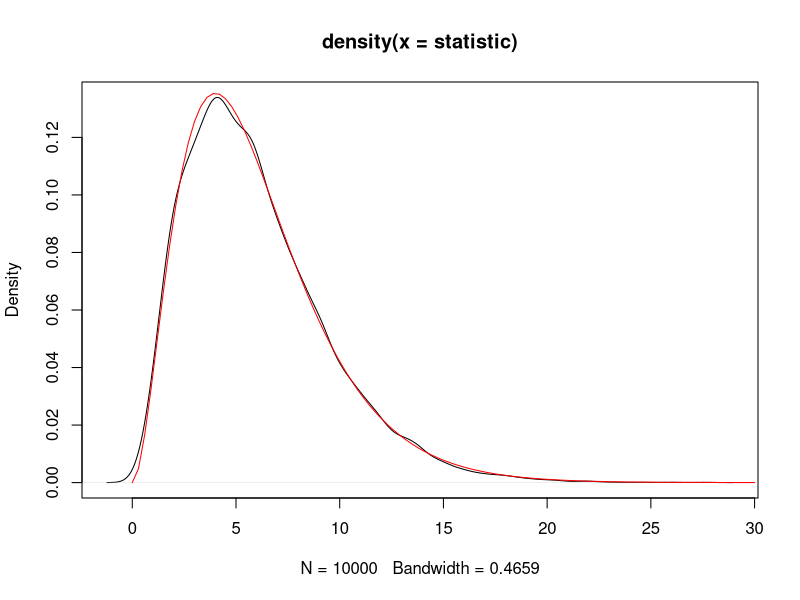

This figure's R source:
# Set Up
n = 7
sample = 10000
svar = numeric(sample)
pvar = numeric(sample)
statistic = numeric(sample)

#Generate Random Samples
for (i in 1 : 10000) {
    result = rnorm(7, 4, sqrt(6))
    svar[i] = var(result)
    statistic[i] = (n - 1) * svar[i] / 6
}

d = density(statistic)
plot(d)
curve(dchisq(x, df = 6), from = 0, to = 30, col = "red", add = T)

